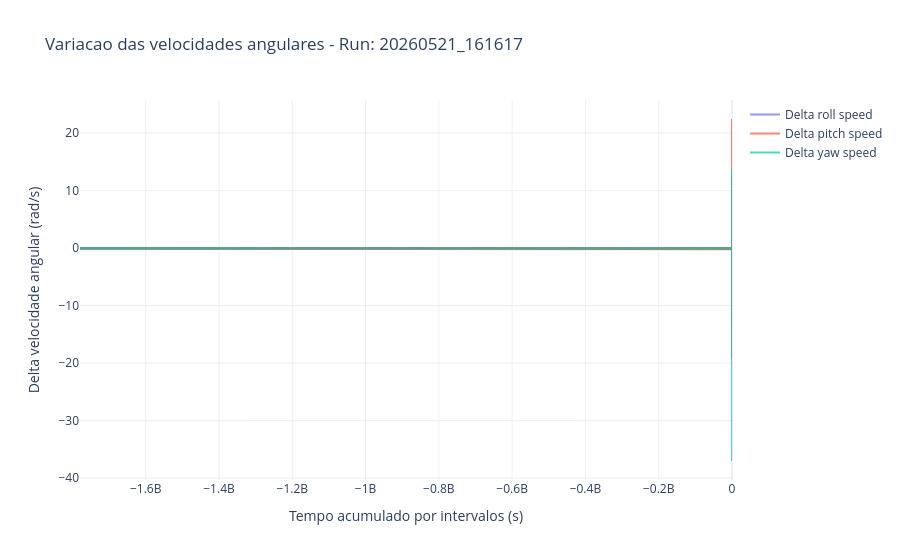
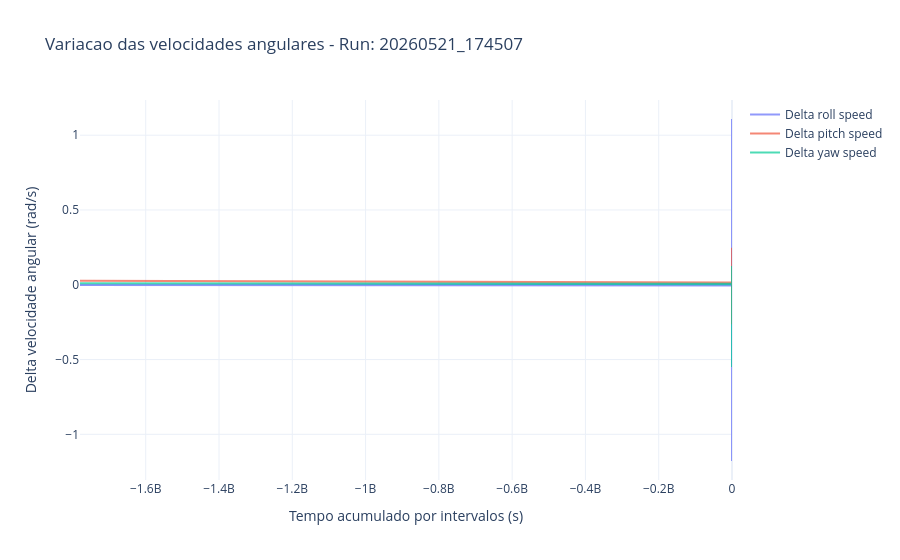
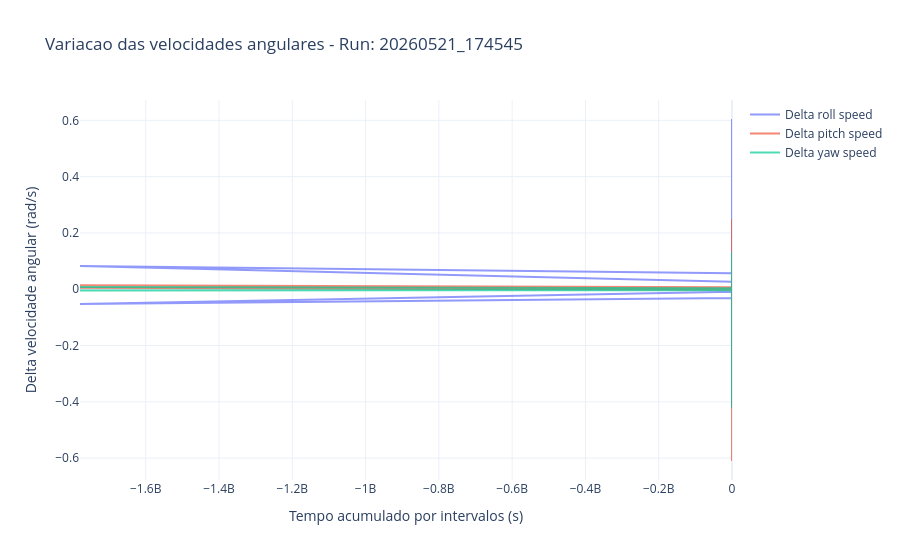
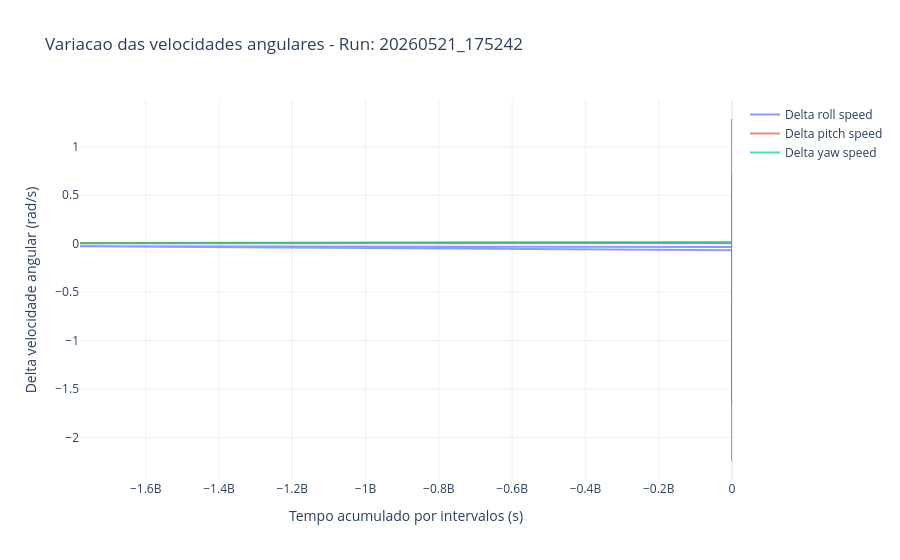

These figures' notebook cell, in order:
### Markdown cell above
### Variacao das velocidades angulares

### Code cell
for caminho, df in zip(caminhos_ficheiros, lista_dfs):
    timestamp = caminho.parent.name.replace("voo_teste_", "")
    fig_2d = go.Figure()
    fig_2d.add_trace(go.Scatter(x=df["tempo_s"], y=df["delta_roll_speed_rad_s"], mode="lines", name="Delta roll speed", opacity=0.7))
    fig_2d.add_trace(go.Scatter(x=df["tempo_s"], y=df["delta_pitch_speed_rad_s"], mode="lines", name="Delta pitch speed", opacity=0.7))
    fig_2d.add_trace(go.Scatter(x=df["tempo_s"], y=df["delta_yaw_speed_rad_s"], mode="lines", name="Delta yaw speed", opacity=0.7))
    fig_2d.update_layout(title=f"Variacao das velocidades angulares - Run: {timestamp}", xaxis_title="Tempo acumulado por intervalos (s)", yaxis_title="Delta velocidade angular (rad/s)", template="plotly_white", hovermode="x unified")
    fig_2d.show()

### Figure 1 — Plotly figure (JSON) as saved in the notebook; plotly's stock layout.template omitted (floating-point values rounded to 4 significant figures; data arrays with more than 128 entries replaced by an {"elided": "..."} marker saying what was removed)
{"data": [{"mode": "lines", "name": "Delta roll speed", "opacity": 0.7, "type": "scatter", "x": {"elided": "3890 float values"}, "y": {"elided": "3890 float values"}}, {"mode": "lines", "name": "Delta pitch speed", "opacity": 0.7, "type": "scatter", "x": {"elided": "3890 float values"}, "y": {"elided": "3890 float values"}}, {"mode": "lines", "name": "Delta yaw speed", "opacity": 0.7, "type": "scatter", "x": {"elided": "3890 float values"}, "y": {"elided": "3890 float values"}}], "layout": {"hovermode": "x unified", "title": {"text": "Variacao das velocidades angulares - Run: 20260521_161617"}, "xaxis": {"title": {"text": "Tempo acumulado por intervalos (s)"}}, "yaxis": {"title": {"text": "Delta velocidade angular (rad/s)"}}}}

### Figure 2 — Plotly figure (JSON) as saved in the notebook; plotly's stock layout.template omitted (floating-point values rounded to 4 significant figures; data arrays with more than 128 entries replaced by an {"elided": "..."} marker saying what was removed)
{"data": [{"mode": "lines", "name": "Delta roll speed", "opacity": 0.7, "type": "scatter", "x": {"elided": "2921 float values"}, "y": {"elided": "2921 float values"}}, {"mode": "lines", "name": "Delta pitch speed", "opacity": 0.7, "type": "scatter", "x": {"elided": "2921 float values"}, "y": {"elided": "2921 float values"}}, {"mode": "lines", "name": "Delta yaw speed", "opacity": 0.7, "type": "scatter", "x": {"elided": "2921 float values"}, "y": {"elided": "2921 float values"}}], "layout": {"hovermode": "x unified", "title": {"text": "Variacao das velocidades angulares - Run: 20260521_174507"}, "xaxis": {"title": {"text": "Tempo acumulado por intervalos (s)"}}, "yaxis": {"title": {"text": "Delta velocidade angular (rad/s)"}}}}

### Figure 3 — Plotly figure (JSON) as saved in the notebook; plotly's stock layout.template omitted (floating-point values rounded to 4 significant figures; data arrays with more than 128 entries replaced by an {"elided": "..."} marker saying what was removed)
{"data": [{"mode": "lines", "name": "Delta roll speed", "opacity": 0.7, "type": "scatter", "x": {"elided": "3076 float values"}, "y": {"elided": "3076 float values"}}, {"mode": "lines", "name": "Delta pitch speed", "opacity": 0.7, "type": "scatter", "x": {"elided": "3076 float values"}, "y": {"elided": "3076 float values"}}, {"mode": "lines", "name": "Delta yaw speed", "opacity": 0.7, "type": "scatter", "x": {"elided": "3076 float values"}, "y": {"elided": "3076 float values"}}], "layout": {"hovermode": "x unified", "title": {"text": "Variacao das velocidades angulares - Run: 20260521_174545"}, "xaxis": {"title": {"text": "Tempo acumulado por intervalos (s)"}}, "yaxis": {"title": {"text": "Delta velocidade angular (rad/s)"}}}}

### Figure 4 — Plotly figure (JSON) as saved in the notebook; plotly's stock layout.template omitted (floating-point values rounded to 4 significant figures; data arrays with more than 128 entries replaced by an {"elided": "..."} marker saying what was removed)
{"data": [{"mode": "lines", "name": "Delta roll speed", "opacity": 0.7, "type": "scatter", "x": {"elided": "3027 float values"}, "y": {"elided": "3027 float values"}}, {"mode": "lines", "name": "Delta pitch speed", "opacity": 0.7, "type": "scatter", "x": {"elided": "3027 float values"}, "y": {"elided": "3027 float values"}}, {"mode": "lines", "name": "Delta yaw speed", "opacity": 0.7, "type": "scatter", "x": {"elided": "3027 float values"}, "y": {"elided": "3027 float values"}}], "layout": {"hovermode": "x unified", "title": {"text": "Variacao das velocidades angulares - Run: 20260521_175242"}, "xaxis": {"title": {"text": "Tempo acumulado por intervalos (s)"}}, "yaxis": {"title": {"text": "Delta velocidade angular (rad/s)"}}}}
